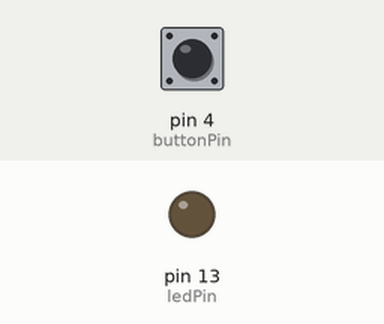
A sketch run on a simulated Arduino Uno, built with avr-gcc and run on an emulated ATmega328P. Shown: output pins drawn as LEDs (lit = HIGH). The test bench sets the inputs (shaded band); at power-on: pin 4 (buttonPin) LOW.

Above: at 1.2 s.
1.3 s: pin 4 (buttonPin) pulled HIGH for 0.15 s
At 1.37 s:
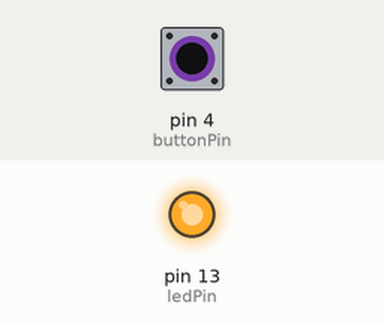
2.9 s: pin 4 (buttonPin) pulled HIGH for 3.2 s
At 6.5 s:
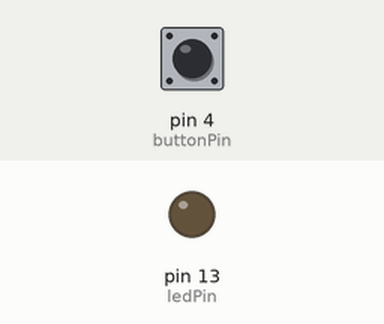
Timing chart, 0 to 8.0 s (numbered marks = the images above; inputs shaded):
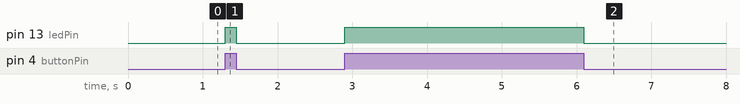

Measured:
- after the input at 1.3 s, pin 13 (ledPin): LOW → HIGH at once, → LOW 0.15 s later
- after the input at 2.9 s, pin 13 (ledPin): LOW → HIGH at once, → LOW 3.2 s later

The sketch:

Button.ino
```cpp
// constants won't change. They're used here to
// set pin numbers:
const int buttonPin = 4;
//const int buttonPin = 5;
//const int buttonPin = 6;
//const int buttonPin = 7;
//const int buttonPin = 8;
//const int buttonPin = 9;
//const int buttonPin = 10;
//const int buttonPin = 11;
//const int buttonPin = 12;
                              // the number of the pushbutton pin
const int ledPin =  13;      // the number of the LED pin

// variables will change:
int buttonState = 0;         // variable for reading the pushbutton status

void setup() {
  // initialize the LED pin as an output:
  pinMode(ledPin, OUTPUT);
  // initialize the pushbutton pin as an input:
  pinMode(buttonPin, INPUT);
}

void loop() {
  // read the state of the pushbutton value:
  buttonState = digitalRead(buttonPin);

  // check if the pushbutton is pressed.
  // if it is, the buttonState is HIGH:
  if (buttonState == HIGH) {
    // turn LED on:
    digitalWrite(ledPin, HIGH);
  } else {
    // turn LED off:
    digitalWrite(ledPin, LOW);
  }
}
```
